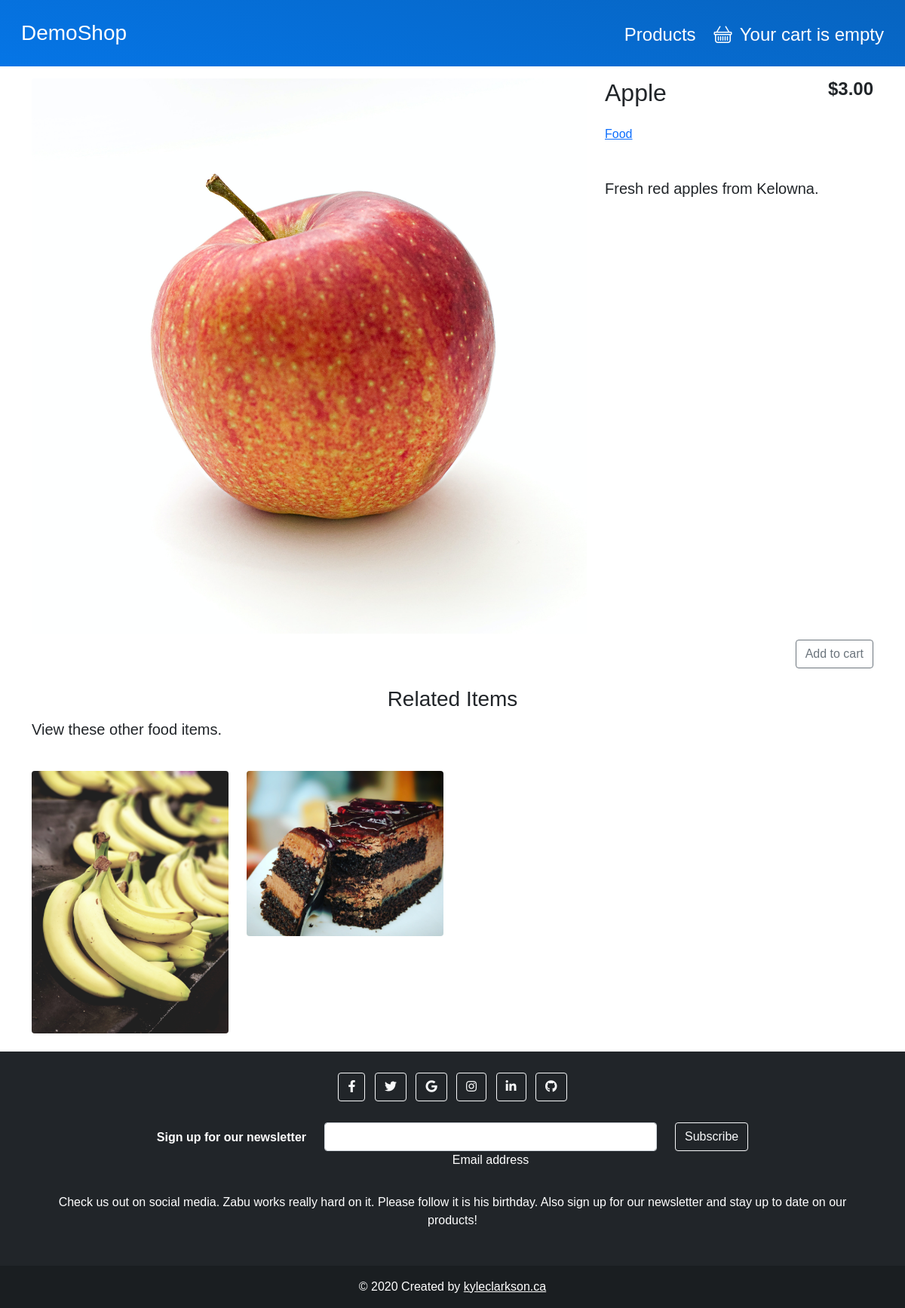
Page /products/5/apple/ on the earlier database version.
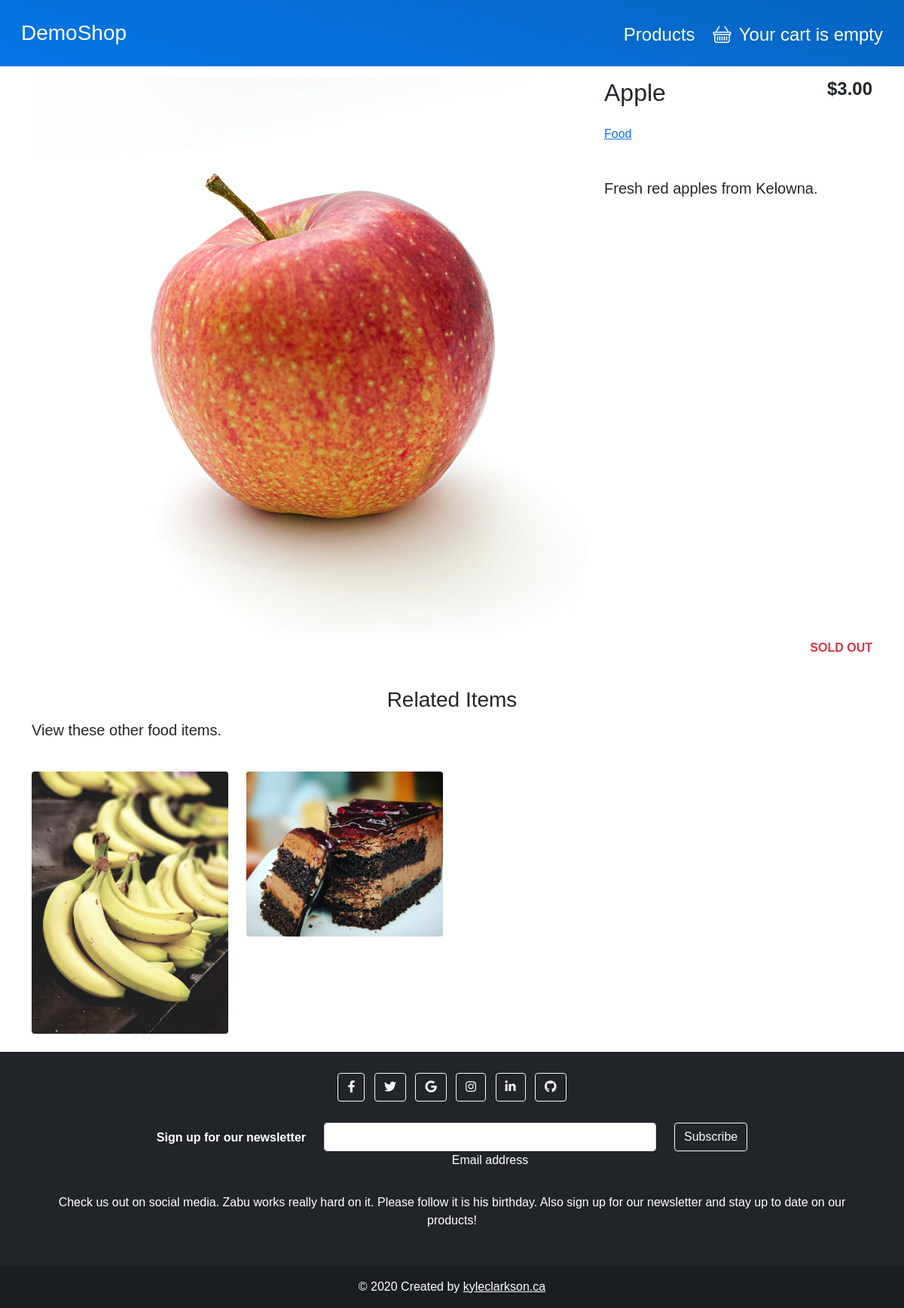
Same page on the later database version.
### shop/models.py (models this page shows, shortened)
class Product(models.Model):
    category = models.ForeignKey(Category,
                                 related_name='products',
                                 on_delete=models.CASCADE)
    name = models.CharField(max_length=200, db_index=True)
    slug = models.SlugField(max_length=200, db_index=True)
    image = models.ImageField(upload_to='products/%Y/%m/%d',
                              default='products/no_image.png')
    description = models.TextField(blank=True)
    price = models.DecimalField(max_digits=10, decimal_places=2)
    available = models.BooleanField(default=True)
    featured = models.BooleanField(default=False)
    created = models.DateTimeField(auto_now_add=True)
    updated = models.DateTimeField(auto_now=True)
    class Meta:
        ordering = ('name',)
        index_together = (('id', 'slug'),)

class Category(models.Model):
    name = models.CharField(max_length=200, db_index=True)
    slug = models.SlugField(max_length=200, unique=True)
    class Meta:
        ordering = ('name',)
        verbose_name = 'Category'
        verbose_name_plural = 'Categories'
    def __str__(self):
        return self.name
    def get_absolute_url(self):
        return reverse('shop:product_list_by_category', args=[self.slug])

### shop/views.py (the view)
# urls.py: path('products/<int:id>/<slug:slug>/', views.product_detail, name='product_detail'),
def product_detail(request, id, slug):
    product = get_object_or_404(Product, id=id, slug=slug)
    category = product.category
    related_products = Product.objects.filter(category=category).exclude(id=id)[:4]
    context = {
        'product': product,
        'related_products': related_products
    }
    return render(request, 'shop/product/detail.html', context)

### cart/cart.py (called while the page is built)
    def __len__(self):
        return sum(item['quantity'] for item in self.cart.values())

### cart/context_processors.py (called while the page is built)
def cart(request):
    return {
        'cart': Cart(request),
    }

### shop/templates/shop/product/detail.html (shortened to what this page needs)
{% extends "base.html" %}
{% load static %}
{% load thumbnail %}
{% block content %}
    <div class="container">
        <div class="row my-3">
            <div class="col-md-8 mb-2">
                {% thumbnail product.image "750x500" crop='center' as im %}
                    <img class="img-fluid rounded" src="{{ im.url }}" width="{{ im.width }}" height="{{ im.height }}">
                {% endthumbnail %}
            </div>
            <div class="col-md-4 align-items-center">
                <div class="row">
                    <div class="col">
                        <h2>{{ product.name }}</h2>
                    </div>
                    <div class="col">
                        <div class="text-end">
                            <h4><strong>${{ product.price }}</strong></h4>
                        </div>
                    </div>
                </div>
                <div class="row my-3">
                    <div class="col">
                        <p>
                            <a href="{{ product.category.get_absolute_url }}">
                                {{ product.category }}
                            </a>
                        </p>
                    </div>
                    <div class="col">
                    </div>
                </div>
                <div class="row">
                    <h5 class="my-3"> {{ product.description }}</h5>
                </div>
            </div>
            <div class="col align-self-end text-end">
                {% if product.available %}
                    <form action="{% url "cart:cart_add" product.id %}" method="POST">
                        <input class="btn btn-md btn-outline-secondary" type="submit"
                               value="Add to cart">
                    </form>
                {% else %}
                    <p class="text-danger"><strong>SOLD OUT</strong></p>
                {% endif %}
            </div>
        </div>
        {% if related_products|length > 0 %}
            <div class="row my-4">
                <h3 class="text-center">Related Items</h3>
                <p class="fs-5">View these other {{ product.category|lower }} items.</p>
            </div>
            <div class="row">
                {% for related_product in related_products %}
                    <div class="col-md-3 col-sm-6 mb-4">
                        {% thumbnail related_product.image "500x300" crop='center' as im %}
                            <a href="{% url 'shop:product_detail' related_product.id related_product.slug %}">
                                <img class="img-fluid rounded" src="{{ im.url }}" width="{{ im.width }}"
                                     height="{{ im.height }}">
                            </a>
                        {% endthumbnail %}
                    </div>
                {% endfor %}
            </div>
        {% endif %}
    </div>
{% endblock %}

### templates/base.html (shortened to what this page needs)
{% load static %}
<!DOCTYPE html>
<html>
<head>
    <link href="https://cdn.jsdelivr.net/npm/bootstrap@5.0.0-beta2/dist/css/bootstrap.min.css" rel="stylesheet"
>
    <link rel="stylesheet" href="https://cdn.jsdelivr.net/npm/bootstrap-icons@1.4.0/font/bootstrap-icons.css">
    <link rel="stylesheet" href="https://cdnjs.cloudflare.com/ajax/libs/font-awesome/5.15.3/css/all.min.css"
/>
    <link rel="stylesheet" type="text/css" href="{% static '/css/styles.css' %}">
</head>
<body onload="toast();">
<div id="content">
    {% include 'header.html' %}
    {% block content %}
    {% endblock %}
    {% include 'footer.html' %}
</div>
</body>
</html>

### templates/header.html (shortened to what this page needs)
{% load  static %}
<nav class="navbar navbar-expand-lg navbar-dark bg-dark my-nav">
    <div class="container-fluid my-2">
        <a class="navbar-brand text-white ms-3 fs-3" href="{% url 'shop:home' %}">DemoShop</a>
        <div class="collapse navbar-collapse mt-1 fs-4" id="navbarNav">
            <ul class="navbar-nav ms-auto me-2">
                <li class="nav-item">
                    <a href="{% url 'shop:product_list' %}" class="nav-link mx-1 text-white">Products</a>
                </li>
                <li class="nav-item">
                    <span>
                        {% with total_items=cart|length %}
                            {% if total_items > 0 %}
                                <a class="nav-link"
                                   aria-current="page"
                                   href="{% url 'cart:cart_detail' %}">
                                  <i class="bi bi-basket mx-1 text-white"></i>
                                    <span class="text-white">
                                    {{ total_items }} item{{ total_items|pluralize }}
                                    ${{ cart.get_total_price }}</span>
                                </a>
                            {% else %}
                                <a class="nav-link"
                                   aria-current="page"
                                   href="{% url 'cart:cart_detail' %}">
                                  <i class="bi bi-basket mx-1 text-white"></i>
                                    <span class="text-white">
                                    Your cart is empty
                                    </span>
                                </a>
                            {% endif %}
                        {% endwith %}
                    </span>
                </li>
            </ul>
        </div>
    </div>
</nav>

### templates/footer.html
<footer class="bg-dark text-center text-white">
  <div class="container p-4">
    <section class="mb-4">
      <a class="btn btn-outline-light btn-floating m-1" href="#!" role="button"
        ><i class="fab fa-facebook-f"></i
      ></a>
      <a class="btn btn-outline-light btn-floating m-1" href="#!" role="button"
        ><i class="fab fa-twitter"></i
      ></a>
      <a class="btn btn-outline-light btn-floating m-1" href="#!" role="button"
        ><i class="fab fa-google"></i
      ></a>
      <a class="btn btn-outline-light btn-floating m-1" href="#!" role="button"
        ><i class="fab fa-instagram"></i
      ></a>
      <a class="btn btn-outline-light btn-floating m-1" href="#!" role="button"
        ><i class="fab fa-linkedin-in"></i
      ></a>
      <a class="btn btn-outline-light btn-floating m-1" href="#!" role="button"
        ><i class="fab fa-github"></i
      ></a>
    </section>
    <section class="">
      <form action="">
        <div class="row d-flex justify-content-center">
          <div class="col-auto">
            <p class="pt-2">
              <strong>Sign up for our newsletter</strong>
            </p>
          </div>
          <div class="col-md-5 col-12">
            <div class="form-outline form-white mb-4">
              <input type="email" id="form5Example2" class="form-control" />
              <label class="form-label" for="form5Example2">Email address</label>
            </div>
          </div>
          <div class="col-auto">
            <a type="submit" class="btn btn-outline-light mb-4" href="#">
              Subscribe
            </a>
          </div>
        </div>
      </form>
    </section>
    <section class="mb-4">
      <p>
        Check us out on social media. Zabu works really hard on it. Please follow
          it is his birthday. Also sign up for our newsletter and stay up to date on our products!
      </p>
    </section>
  </div>
  <div class="text-center p-3" style="background-color: rgba(0, 0, 0, 0.2);">
    © 2020 Created by
      <a class="text-white" href="https:www.kyleclarkson.ca">kyleclarkson.ca</a>
  </div>
</footer>

### static_project/css/styles.css (style rules this page uses)
* { font-family: 'Chivo', sans-serif; }
.my-nav { background-image: linear-gradient(15deg, #0575E6 0%, #0764c0 100%); }

Differences in the rows shown:
changed Product "Apple": available True → False (drawn)
Other differences:
form field value: "Add to cart" → (not shown)
text now shown: "SOLD OUT"
